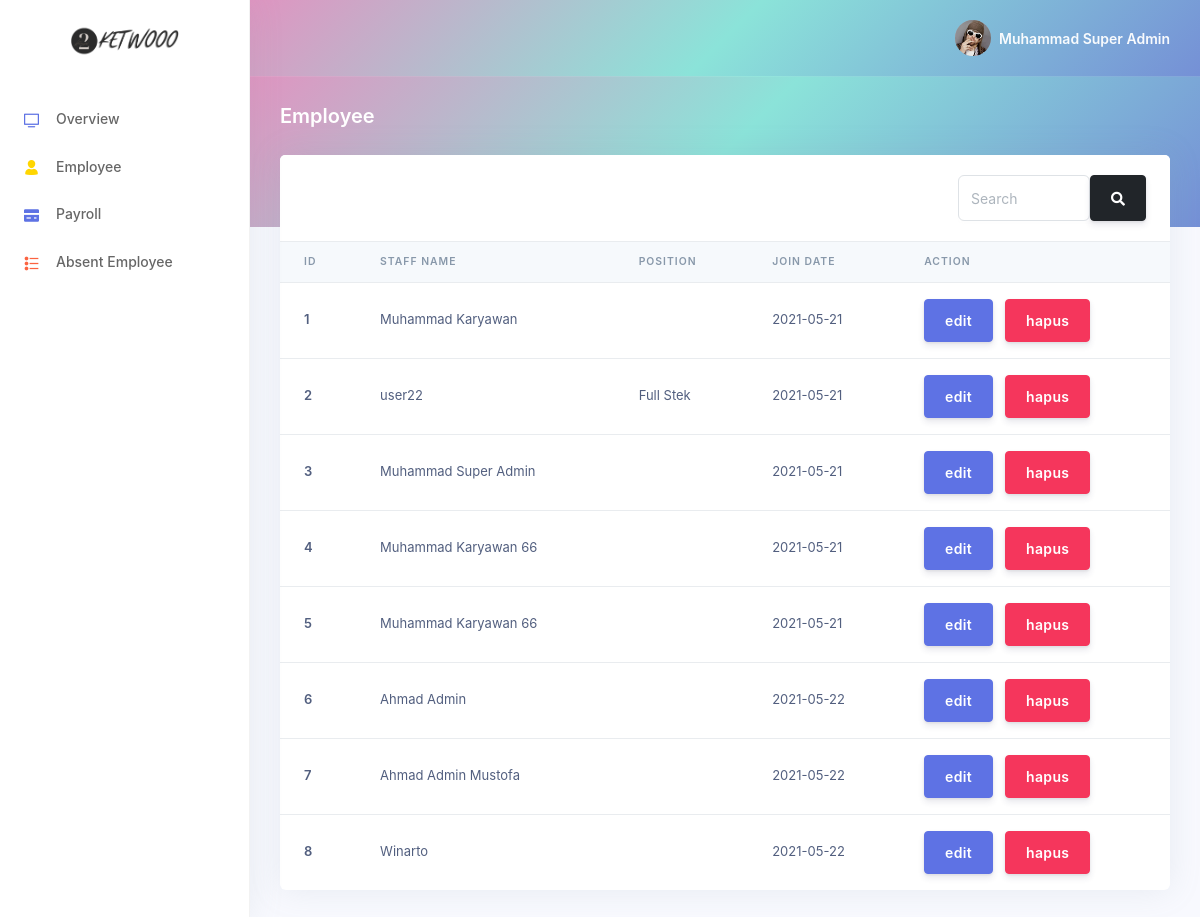
Page /index.php?page=employee (signed in) on the earlier database version.
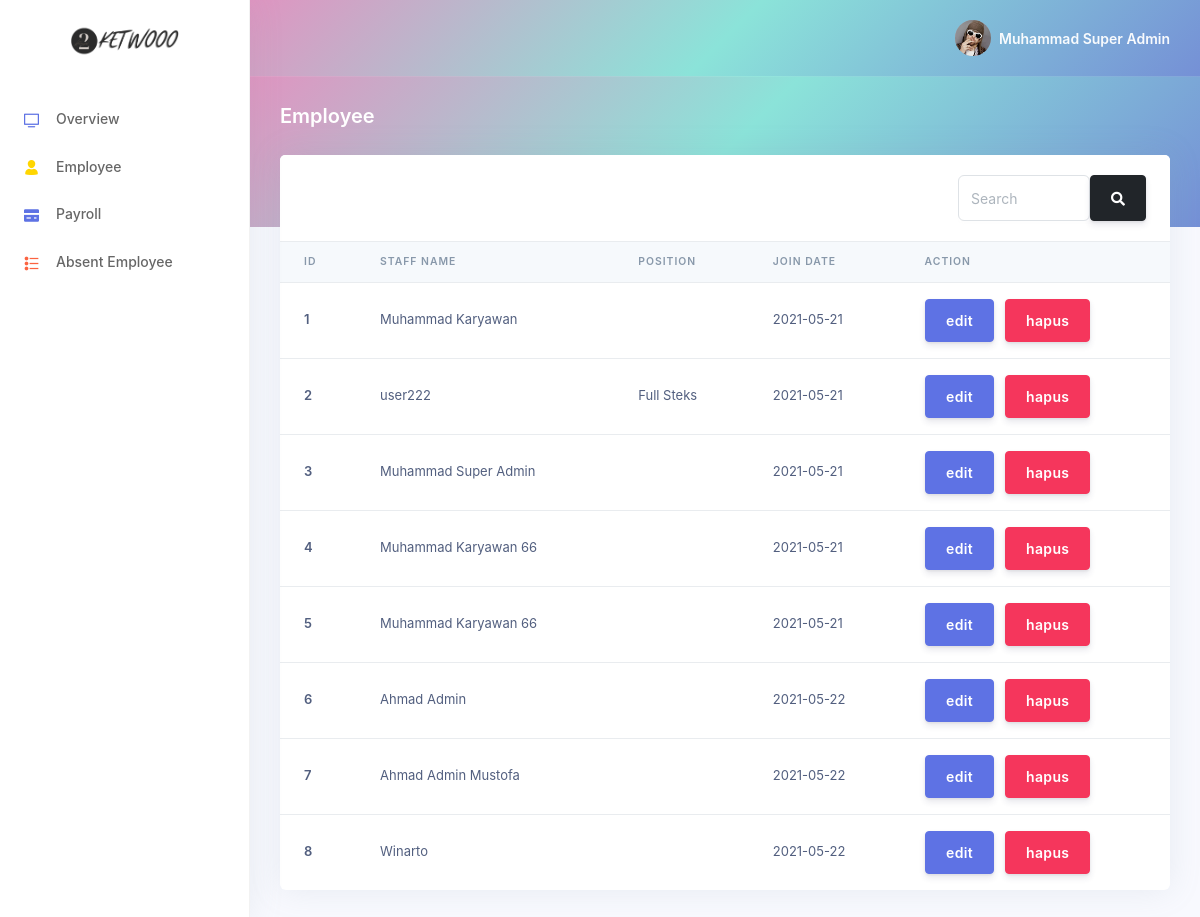
Same page on the later database version.
### tables this page shows
CREATE TABLE `user` (
  `id_user` int(16) NOT NULL,
  `nama_user` varchar(64) NOT NULL,
  `email_user` varchar(64) NOT NULL,
  `password_user` varchar(64) NOT NULL,
  `level_user` enum('karyawan','admin_financial','admin_personalia','super_admin') NOT NULL,
  `jabatan` varchar(32) DEFAULT NULL,
  `join_date` date NOT NULL
);

### employee.php (the view, shortened to what this page needs)
<?php
    include("system/connection.php");
?>
<div class="header gradient-bg pb-6">
    <div class="container-fluid">
        <div class="header-body">
            <div class="row align-items-center py-4">
                <div class="col-lg-6 col-7">
                    <h6 class="h2 text-white d-inline-block mb-0">Employee</h6>
                </div>
            </div>
        </div>
    </div>
</div>
<div class="container-fluid mt--6">
    <div class="row">
        <div class="col">
            <div class="card">
                <div class="card-header border-0">
                    <div class="row">
                        <div class="col"></div>
                        <div class="col-xl-3 text-right">
                            <form action="" method="POST">
                                <div class="input-group rounded">
                                    <input type="search" name="search" value="<?= $_POST["search"]??'' ?>" class="form-control rounded" placeholder="Search" aria-label="Search" aria-describedby="search-addon" />
                                    <button class="btn btn-dark" type="submit" id="search-addon">
                                        <i class="fas fa-search"></i>
                                    </button>
                                </div>
                            </form>
                        </div>
                    </div>
                </div>
                <div class="table-responsive">
                    <table class="table align-items-center table-flush">
                        <thead class="thead-light">
                            <tr>
                                <th scope="col">ID</th>
                                <th scope="col">Staff Name</th>
                                <th scope="col">Position</th>
                                <th scope="col">Join Date</th>
                                <th scope="col">Action</th>
                            </tr>
                        </thead>
                        <tbody>
                            <?php
                                $select = mysqli_query($connection, "SELECT * FROM user");
                                while ($data = mysqli_fetch_array($select)) {
                            ?>
                            <tr>
                                <th scope="row"><?= $data['id_user'] ?></th>
                                <td><?= $data['nama_user'] ?></td>
                                <td><?= $data['jabatan'] ?></td>
                                <td><?= $data['join_date'] ?></td>
                                <td>
                                    <button type="button" id="editButton" class="btn btn-primary" data-toggle="modal" data-target="#editEmployee<?= $data['id_user'] ?>">
                                    edit
                                    </button>
                                    <button type="button" class="btn btn-danger" data-toggle="modal" data-target="#exampleModal">
                                    hapus
                                    </button>
                                </td>
                            </tr>
                            <?php } ?>
                        </tbody>
                    </table>
                </div>
            </div>
        </div>
    </div>
</div>

### index.php (shortened to what this page needs)
<!DOCTYPE html>
<html>
<head>
    <link rel='stylesheet prefetch' href='http://netdna.bootstrapcdn.com/font-awesome/3.2.1/css/font-awesome.css'>
    <link rel="stylesheet" href="asset/library/vendor/nucleo/css/nucleo.css" type="text/css">
    <link rel="stylesheet" href="asset/library/vendor/@fortawesome/fontawesome-free/css/all.min.css" type="text/css">
    <link rel="stylesheet" href="asset/library/css/argon.css" type="text/css">
    <link rel="stylesheet" href="asset/styles.css">
</head>
<body>
  <nav class="sidenav navbar navbar-vertical  fixed-left  navbar-expand-xs navbar-light bg-white" id="sidenav-main">
    <div class="scrollbar-inner">
      <div class="sidenav-header  align-items-center">
        <a class="navbar-brand" href="javascript:void(0)">
          <img src="asset/images/ketwooo.png" class="navbar-brand-img" alt="...">
        </a>
      </div>
      <div class="navbar-inner">
        <div class="collapse navbar-collapse" id="sidenav-collapse-main">
          <ul class="navbar-nav">
            <?php if ($_SESSION['level_user'] == 'super_admin'){ ?>
            <li class="nav-item">
              <a class="nav-link" href="index.php?page=overview">
                <i class="ni ni-tv-2 text-primary"></i>
                <span class="nav-link-text">Overview</span>
              </a>
            </li>
            <li class="nav-item">
              <a class="nav-link" href="index.php?page=employee">
                <i class="ni ni-single-02 text-yellow"></i>
                <span class="nav-link-text">Employee</span>
              </a>
            </li>
            <li class="nav-item">
              <a class="nav-link" href="index.php?page=payroll">
                <i class="ni ni-credit-card text-primary"></i>
                <span class="nav-link-text">Payroll</span>
              </a>
            </li>
            <li class="nav-item">
              <a class="nav-link" href="index.php?page=AbsentEmployee">
                <i class="ni ni-bullet-list-67 text-orange"></i>
                <span class="nav-link-text">Absent Employee</span>
              </a>
            </li>
            <?php }?>
          </ul>
        </div>
      </div>
    </div>
  </nav>
  <div class="main-content" id="panel">
    <nav class="navbar navbar-top navbar-expand navbar-dark gradient-bg border-bottom">
      <div class="container-fluid">
        <div class="collapse navbar-collapse" id="navbarSupportedContent">
          <ul class="navbar-nav align-items-center  ml-md-auto ml-md-0 ">
            <li class="nav-item dropdown">
              <a class="nav-link pr-0" href="#" role="button" data-toggle="dropdown" aria-haspopup="true" aria-expanded="false">
                <div class="media align-items-center">
                  <span class="avatar avatar-sm rounded-circle">
                    <img alt="Image placeholder" src="asset/images/profil.jpg">
                  </span>
                  <div class="media-body  ml-2  d-none d-lg-block">
                    <span class="mb-0 text-sm  font-weight-bold"><?= $_SESSION["nama_user"] ?></span>
                  </div>
                </div>
              </a>
            </li>
          </ul>
        </div>
      </div>
    </nav>
    <?php
    if (!isset($_GET["page"])) {
        if ($_SESSION['level_user'] == 'super_admin'){
            include("overview.php");
        }elseif($_SESSION['level_user'] == 'karyawan'){
            include("attendance.php");
        }
    } else {
        include($_GET["page"] . ".php");
    }
    ?>
  </div>
</body>
</html>

### asset/styles.css (style rules this page uses)
body { font-family: -apple-system, BlinkMacSystemFont, 'Segoe UI', Roboto, Oxygen, Ubuntu, Cantarell, 'Open Sans', 'Helvetica Neue', sans-serif; }
.gradient-bg { background-image: linear-gradient(135deg, #DF95C1, #8BE3D9, #7590D6); }
thead { cursor: default; }

Differences in the rows shown:
changed user id 2: nama_user "user22" → "user222"; jabatan "Full Stek" → "Full Steks"
